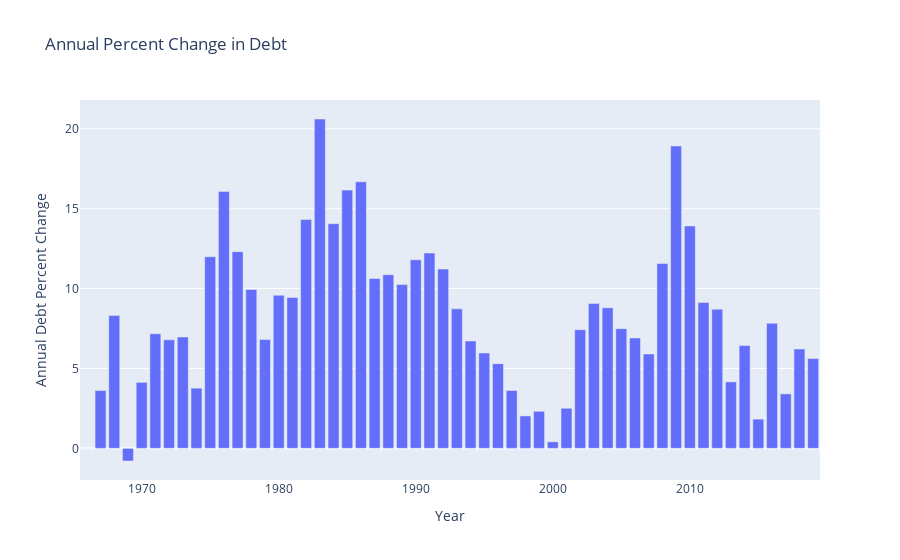

Notebook source saved alongside this figure:
### Code cell
ex.bar(x=debtYears, y=debtDeltaPercentData, labels={'x': 'Year', 'y': 'Annual Debt Percent Change'}, title='Annual Percent Change in Debt')

### Figure 1 — Plotly figure (JSON) as saved in the notebook; plotly's stock layout.template omitted (floating-point values rounded to 4 significant figures)
{"data": [{"alignmentgroup": "True", "hoverlabel": {"namelength": 0}, "hovertemplate": "Year=%{x}<br>Annual Debt Percent Change=%{y}", "legendgroup": "", "marker": {"color": "#636efa"}, "name": "", "offsetgroup": "", "orientation": "v", "showlegend": false, "textposition": "auto", "type": "bar", "x": ["1966", "1967", "1968", "1969", "1970", "1971", "1972", "1973", "1974", "1975", "1976", "1977", "1978", "1979", "1980", "1981", "1982", "1983", "1984", "1985", "1986", "1987", "1988", "1989", "1990", "1991", "1992", "1993", "1994", "1995", "1996", "1997", "1998", "1999", "2000", "2001", "2002", "2003", "2004", "2005", "2006", "2007", "2008", "2009", "2010", "2011", "2012", "2013", "2014", "2015", "2016", "2017", "2018", "2019"], "xaxis": "x", "y": [0, 3.62, 8.31, -0.79, 4.13, 7.17, 6.79, 6.97, 3.77, 11.99, 16.07, 12.31, 9.94, 6.81, 9.58, 9.44, 14.32, 20.61, 14.06, 16.16, 16.68, 10.63, 10.87, 10.25, 11.8, 12.22, 11.22, 8.73, 6.72, 5.97, 5.3, 3.62, 2.03, 2.32, 0.41, 2.51, 7.43, 9.06, 8.8, 7.49, 6.91, 5.91, 11.57, 18.92, 13.92, 9.13, 8.71, 4.16, 6.43, 1.83, 7.83, 3.41, 6.22, 5.62], "yaxis": "y"}], "layout": {"barmode": "relative", "legend": {"tracegroupgap": 0}, "title": {"text": "Annual Percent Change in Debt"}, "xaxis": {"anchor": "y", "domain": [0, 1], "title": {"text": "Year"}}, "yaxis": {"anchor": "x", "domain": [0, 1], "title": {"text": "Annual Debt Percent Change"}}}}
